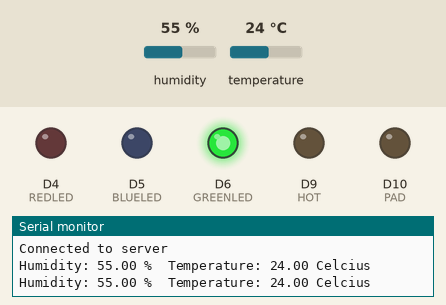
Recording of a sketch running on a simulated Arduino MKR. Parts: output pins drawn as LEDs (lit = HIGH), the last lines printed to the serial monitor. The inputs (shaded band) are chosen by the test bench; at power-on: humidity 55 %, temperature 24 °C. WiFi joins after 1.5 s; servers stay silent unless stated; web services answer with replies made up by the test bench; pins used as bus, display or sensor lines are not drawn.

Above: at 8.9 s.
9.0 s: humidity set to 58 %
12.9 s: humidity set to 61 %
At 16.0 s:
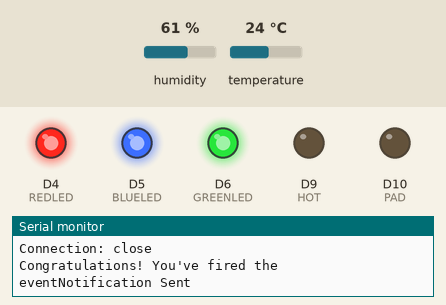
17.2 s: temperature set to 12.7 °C
20.2 s: temperature set to 11.5 °C
At 23.6 s:
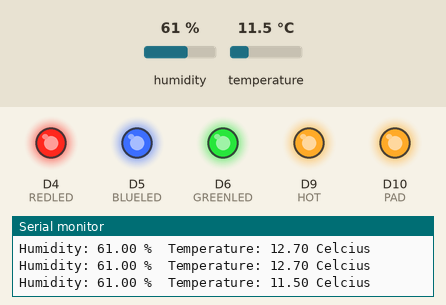
24.5 s: temperature set to 28 °C
At 25.4 s:
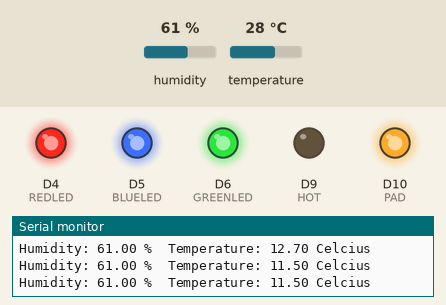
27.1 s: temperature set to 27.4 °C
At 30.8 s:
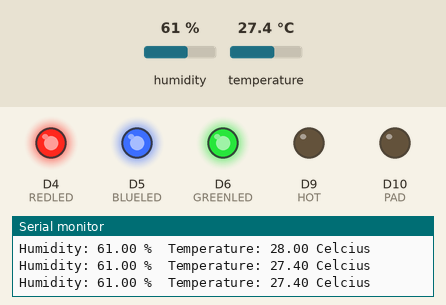
Timing chart, 0 to 32.3 s (numbered marks = the images above; inputs shaded):
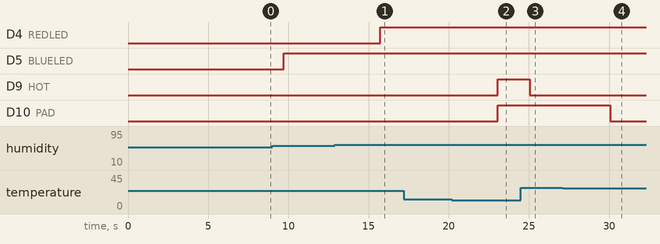

The sketch:

ek210_final_proj.ino
```cpp
#include <Adafruit_Sensor.h>
#include <DHT.h>
#include <Wire.h>
#include <WiFiNINA.h>
#include <SPI.h>
#include <WiFi.h>
#define SECRET_SSID "BU Guest (unencrypted)" //wifi we will use
#define DHTPIN 2
#define DHTTYPE DHT22
char ssid[] = SECRET_SSID;

//initializing arduino wifi client
WiFiClient client;
int status = WL_IDLE_STATUS;

//email variables
char   HOST_NAME[] = "maker.ifttt.com";
String PATH_NAME   = "/trigger/drug_alert/with/key/hsCC8Tr1CSt0xhzF752Sq"; //EVENT-NAME and YOUR-KEY

DHT dht(DHTPIN, DHTTYPE);
int BLUELED = 5;    //Humidity LED notification
int REDLED = 4;    // Exposed drugs notification
int GREENLED = 6; //  Power notification
int PAD = 10;    //   Hbridge
int HOT = 9;    //    MotorDirectionPin set to pin9
int COLD = 11; //     MotorDirectionPin set to pin11
int messagesent = 0;
float HUM;
float TEMP;
float initTEMP;

void setup() {
  // initialize WiFi connection
  status = WiFi.begin(ssid);
  delay(5000); //wait to establish connection

  //test connection and retry if not connecting properly
  while ( status != WL_CONNECTED) {
    Serial.print("Attempting to connect to network, SSID: ");
    Serial.println(ssid);
    status = WiFi.begin(ssid);
    delay(10000); //wait 10 seconds for connection:
  }
  Serial.begin(9600); // start serial port at 9600 bps
  Serial.println(status);
  dht.begin();
  delay(1000);
  pinMode(PAD, OUTPUT);
  digitalWrite(PAD, LOW);
  pinMode(HOT, OUTPUT);
  pinMode(COLD, OUTPUT);
  pinMode(BLUELED, OUTPUT);
  pinMode(REDLED, OUTPUT);
  pinMode(GREENLED, OUTPUT);
  digitalWrite(GREENLED, HIGH);
  initTEMP = dht.readTemperature();

  // connect to web server on port 80:
  if (client.connect(HOST_NAME, 80)) {
    Serial.println("Connected to server"); // if connected
  }
  else {
    Serial.println("Connection to server failed"); // if not connected
  }
}

void loop() {
  initTEMP = 22.0;
  if (initTEMP < 20.0 || initTEMP > 25.0) {
    while (initTEMP < 20.0) {
      digitalWrite(PAD, HIGH);
      analogWrite(COLD, 0); // 0-255
      analogWrite(HOT, 150); // 0-255
      }
    while (initTEMP > 25.0) {
      digitalWrite(PAD, HIGH);
      analogWrite(COLD, 250); // 0-255
      analogWrite(HOT, 0); // 0-255
      }
    delay(300000); //wait for 5 min
    initTEMP = 22.0;
    }

  // now device has reached proper conditions within 5 minutes
  HUM = dht.readHumidity();
  TEMP = dht.readTemperature();

  //Print temp and hum vals to serial monitor for testing
  Serial.print("Humidity: ");
  Serial.print(HUM);
  Serial.write(" %  Temperature: ");
  Serial.print(TEMP);
  Serial.write(" Celcius\n");
  delay(1000);

  if (TEMP <= 12.0 || TEMP >= 28.0) {
    while (TEMP <= 12.0) {
      digitalWrite(PAD, HIGH);
      analogWrite(COLD, 0); // 0-255
      analogWrite(HOT, 150); // 0-255
      delay(1000); //wait for 1 sec
      Serial.print("Humidity: ");
      Serial.print(HUM);
      Serial.write(" %  Temperature: ");
      Serial.print(TEMP);
      Serial.write(" Celcius\n");
      delay(1000);
      if (TEMP <= 10.0 || HUM >= 60.0) {
        digitalWrite(REDLED, HIGH);
        if (messagesent == 0) {
           sendNotif(TEMP,HUM);
           messagesent = 1;
           }
        }
      if (HUM >= 55.0) {
        digitalWrite(BLUELED, HIGH); //notify users that silica packet needs to be switched
        }
      HUM = dht.readHumidity();
      TEMP = dht.readTemperature();
      }
    while (TEMP >= 28.0) {
      digitalWrite(PAD, HIGH);
      analogWrite(COLD, 250); // 0-255
      analogWrite(HOT, 0); // 0-255
      delay(1000); //wait for 1 sec
      Serial.print("Humidity: ");
      Serial.print(HUM);
      Serial.write(" %  Temperature: ");
      Serial.print(TEMP);
      Serial.write(" Celcius\n");
      delay(1000);
      if (TEMP >= 30.0 || HUM >= 60.0) {
        digitalWrite(REDLED, HIGH);
        if (messagesent == 0) {
           sendNotif(TEMP,HUM);
           messagesent = 1;
           }
        }
      if (HUM >= 55.0) {
        digitalWrite(BLUELED, HIGH);     //notify users that their silica packet needs to be switched
        }
      HUM = dht.readHumidity();
      TEMP = dht.readTemperature();
      }
  }
  else {
    digitalWrite(PAD, LOW);
    analogWrite(COLD, 0);
    analogWrite(HOT, 0);
    Serial.print("Humidity: ");
    Serial.print(HUM);
    Serial.write(" %  Temperature: ");
    Serial.print(TEMP);
    Serial.write(" Celcius\n");
    delay(1000);
    if (HUM >= 55.0) {
      digitalWrite(BLUELED, HIGH);     //notify users that their silica packet needs to be switched
      }
    if (HUM >= 60.0) {
      digitalWrite(REDLED, HIGH);
      if (messagesent == 0) {
           sendNotif(TEMP,HUM);
           messagesent = 1;
           }
      }
    HUM = dht.readHumidity();
    TEMP = dht.readTemperature();
    }
  }

// function for sending notifications
void sendNotif(float TEMP,float HUM) {
  if(client.connect(HOST_NAME,80)){
    String queryString = "?value1=" + String(TEMP) + "&value2=" + String(HUM);
    client.println("GET " + PATH_NAME + queryString + " HTTP/1.1");
    client.println("Host: " + String(HOST_NAME));
    client.println("Connection: close");
    client.println(); // end HTTP header
    while (client.connected()) {
      if (client.available()) {
        // read incoming byte from the server and print it to serial monitor:
        char c = client.read();
        Serial.print(c);
      }
    }
    Serial.println("Notification Sent");
    // the server's disconnected, stop the client:
    client.stop();
    Serial.println();
    Serial.println("disconnected");
    }
}
```

Measured:
- the behaviour switches between 59 and 60 % on humidity (found by bisection; images 0 and 1)
- the behaviour switches between 12.1 and 12 °C on temperature (found by bisection; images 1 and 2)
- the behaviour switches between 28 and 27.9 °C on temperature (found by bisection; images 3 and 4)
- after the input at 12.9 s, D4 (REDLED): LOW → HIGH after 2.8 s
- after the input at 20.2 s, D9 (HOT), D10 (PAD): LOW → HIGH after 2.8 s
- after the input at 24.5 s, D9 (HOT): HIGH → LOW after 0.55 s
- after the input at 27.1 s, D10 (PAD): HIGH → LOW after 3.0 s
